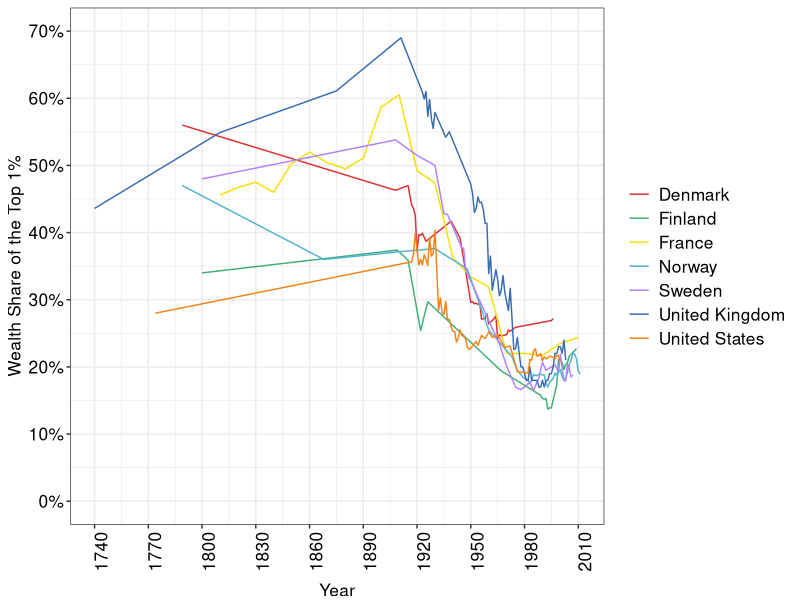
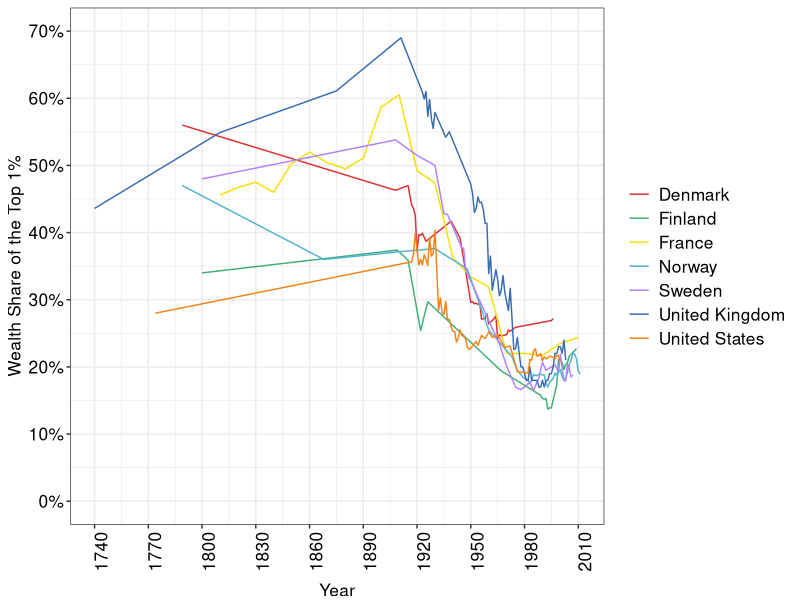

These charts were generated, in order, by the following R code:
require(shape)
library(tidyverse)
library(lubridate)
library(openxlsx)
library(readxl)

wealth_share <- read_excel("capitalism/top_1percent_wealth_share.xlsx")

COL <- c("#7fc97f", "#beaed4", "#fdc086", "#ffff99", "#386cb0", "#f0027f", "#bf5b17", "#666666")
COLA <- c("#e0f3db", "#99d8c9","#66c2a4","#41ae76", "#238b45", "#005824", "#f0027f")
COLB <- c("#c6dbef", "#4eb3d3", "#2b8cbe", "#0868ac","#084081", "#9e9ac8","#f0027f")
COLC <- c("#fcfbfd", "#efedf5", "#dadaeb", "#bcbddc", "#9e9ac8", "#807dba", "#6a51a3", "#54278f", "#3f007d")
COLD <- c("#DA3030","#41ae76","#F7DE04", "#4eb3d3","#AE82FF","#386cb0","#F48318","#41ae76","#6a51a3", "#DA3030")

#Cleaning the wealth share data. Source: CORE
wealth_share_gathered <- wealth_share %>% 
  gather(Country, Wealth_share, c("Denmark", "Finland", "France", "Norway", "Sweden", "United Kingdom", "United States") )

wealth_share1 <- wealth_share_gathered[-c(1, 69, 137, 205, 273, 341, 409), ] 

wealth_share2 <- wealth_share1 %>%
  mutate(Year = ifelse(Country == "Denmark", ...1, ifelse(Country == "Finland", ...3, ifelse(Country == "France", ...5, ifelse(Country == "Norway", ...7, ifelse(Country == "Sweden", ...9, ifelse(Country == "United Kingdom", ...11, ifelse(Country == "United States", ...13, NA))))))))

wealth_share2$Wealth_share = as.numeric(as.character(wealth_share2$Wealth_share))

wealth_share3 <- wealth_share2 %>%
  select(-c("...1", "...3", "...5", "...7", "...9", "...11", "...13")) %>%
  filter(!is.na(Year)) %>%
  mutate(wealth_share = (Wealth_share)/100)

#Plotting the data 
wealth_share_plot <- ggplot(wealth_share3, aes(x = Year, y = wealth_share, group = Country, color = Country)) +
  geom_line() +
  #geom_line(aes(linetype = Country)) + #if we differentiate the lines without color
  ylab("Wealth Share of the Top 1%") + 
  scale_y_continuous(breaks = seq(0, 0.7, by = 0.1), labels = scales::percent_format(accuracy = 1), limits = c(0,0.7)) +
  scale_x_continuous(breaks = seq(1740, 2010, by = 30)) +
  theme_bw() + 
  theme(legend.position="right", 
        legend.title=element_blank(), 
        axis.title.y = element_text(size = 12.5, vjust = 1),
        legend.text=element_text(size=12.5),
        axis.text.x = element_text(size = 12.5, angle = 90, color = "black"),
        axis.text.y = element_text(size = 12.5, color = "black"),  
        axis.title.x = element_text(size = 12.5, vjust = -1)) +
  scale_color_manual(values = COLD)
  


print(wealth_share_plot)

#Save plot to PDF
ggsave(wealth_share_plot, filename = "wealth_share_top_1percent.pdf", 
       path = "capitalism",
       width = 9, height = 7, units = "in")


dev.off()
